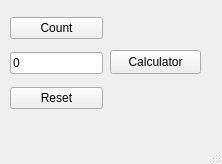
<?xml version="1.0" encoding="UTF-8"?>
<ui version="4.0">
 <class>MainWindow</class>
 <widget class="QMainWindow" name="MainWindow">
  <property name="geometry">
   <rect>
    <x>0</x>
    <y>0</y>
    <width>222</width>
    <height>164</height>
   </rect>
  </property>
  <property name="windowTitle">
   <string>MainWindow</string>
  </property>
  <widget class="QWidget" name="centralwidget">
   <widget class="QWidget" name="">
    <property name="geometry">
     <rect>
      <x>10</x>
      <y>10</y>
      <width>93</width>
      <height>108</height>
     </rect>
    </property>
    <layout class="QVBoxLayout" name="verticalLayout_3">
     <item>
      <widget class="QPushButton" name="pushCount">
       <property name="text">
        <string>Count</string>
       </property>
      </widget>
     </item>
     <item>
      <widget class="QLineEdit" name="lineEdit">
       <property name="text">
        <string>0</string>
       </property>
       <property name="alignment">
        <set>Qt::AlignmentFlag::AlignLeading|Qt::AlignmentFlag::AlignLeft|Qt::AlignmentFlag::AlignVCenter</set>
       </property>
      </widget>
     </item>
     <item>
      <widget class="QPushButton" name="pushReset">
       <property name="text">
        <string>Reset</string>
       </property>
      </widget>
     </item>
    </layout>
   </widget>
   <widget class="QPushButton" name="pushCalculator">
    <property name="geometry">
     <rect>
      <x>110</x>
      <y>50</y>
      <width>91</width>
      <height>24</height>
     </rect>
    </property>
    <property name="text">
     <string>Calculator</string>
    </property>
   </widget>
  </widget>
  <widget class="QMenuBar" name="menubar">
   <property name="geometry">
    <rect>
     <x>0</x>
     <y>0</y>
     <width>222</width>
     <height>21</height>
    </rect>
   </property>
  </widget>
  <widget class="QStatusBar" name="statusbar"/>
 </widget>
 <resources/>
 <connections/>
</ui>
